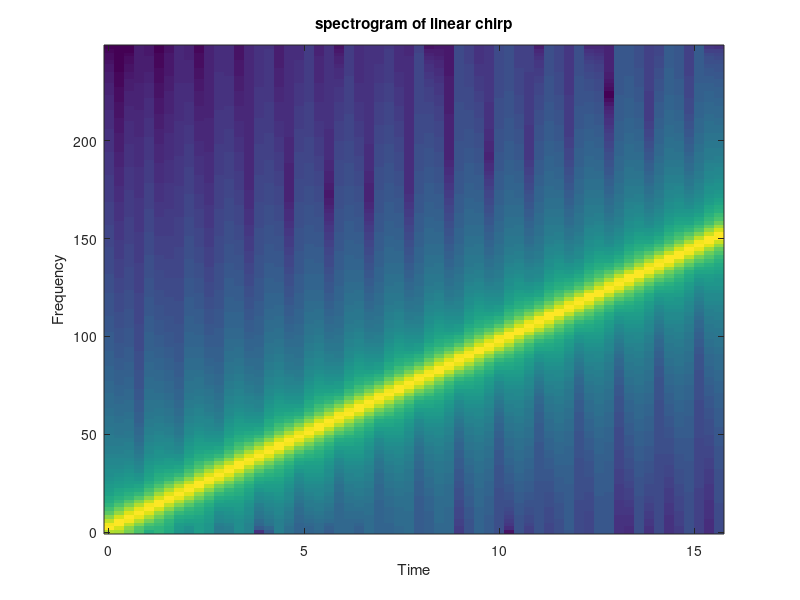
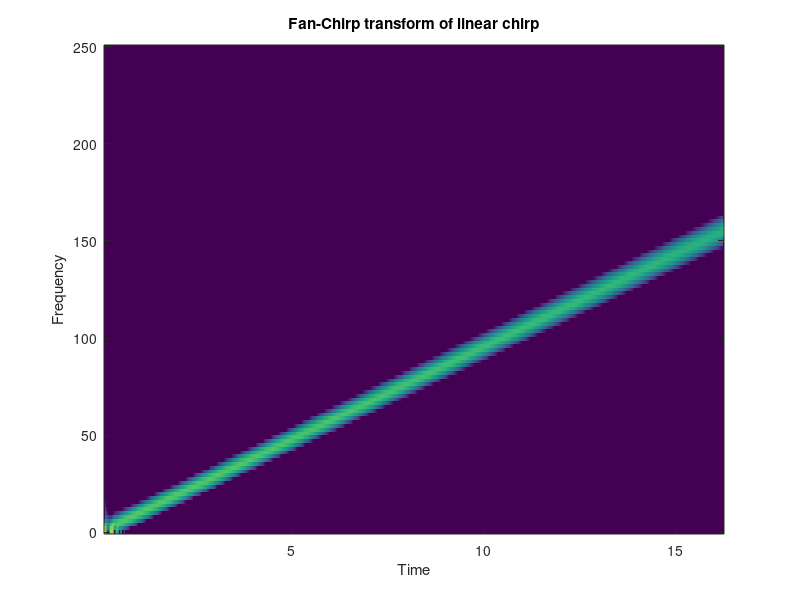

Source code (MATLAB) for these figures, in order:
% Short Time Fan-Chirp transform
% (as a spectrogram)
%example with linear chirp

% transform parameters
nft=256; %FFT length
nsf=32; %number of signal segments
Ny=nft*nsf; %signal length, even
nw=117; %window size, odd
nov=110; %overlapping
mo=nw-nov; %must be positive
win=hamming(nw); %window
win=win./sum(win);

% the signal (a linear chirp)
tiv=0.002;
t=0:tiv:(Ny-1)*tiv;
fs=1/tiv;
yc=exp(-j*30*(t.^2));
y=real(yc)';

% reference estimated  frequencies (lower bound)
tr=0:0.050:21;
fr=0.5*tr;

Fc=fs*(0:nft/2)/nft; %frequency centers

% time centers:
Tc=[]; idx=1; kk=1;
while idx(end)<=Ny,
    idx=((kk-1)*mo)+(1:nw);
    if idx(end)<=Ny,
        Tc=[Tc (idx((nw-1)/2+1)-1)/fs];
    end
    kk=kk+1;    
end

% interpolated estimated frequencies
fe=interp1(tr,fr,Tc,'linear','extrap');

nTc=length(Tc);
aux=ones(nTc,1);
FT=zeros(nft/2+1,nTc);
for kk=1:nTc,
    idx=((kk-1)*(mo))+(1:nw);
    % derivative approximation:
    if kk==1 || kk==nTc,
        A=0;
    else
        A=(1/fe(kk))+(fe(kk+1)-fe(kk-1))/(Tc(kk+1)-Tc(kk-1));
    end
    A=A/fs;
    aslp(kk)=A;
    % the FCh transform for the signal frame:
      z=y(idx).*win; %signal windowed segment
      M=length(z); N=nft;
      ks=(-N/2+1:N/2)'; 
      ks=[ks(N/2:end); ks(1:N/2-1)];
      nn=-(M-1)/2:(M-1)/2;
      aux=(-2*pi/N).*ks*((1+0.5*A*nn).*nn);
      E=exp(j*aux); 
      q=ones(N,1);
      FTx=sum(q*(z'.*sqrt(abs((1+A*nn)))).*E,2);       
    FT(:,kk)=FTx(1:end/2+1);
end

% display-------------------------------------------------
figure(1)
specgram(y,nft,fs);
title('spectrogram of linear chirp')

figure(2)
imagesc(Tc,Fc,20*log10(abs(FT)),[-20 -1]); axis xy;
title('Fan-Chirp transform of linear chirp')
xlabel('Time'); ylabel('Frequency');
